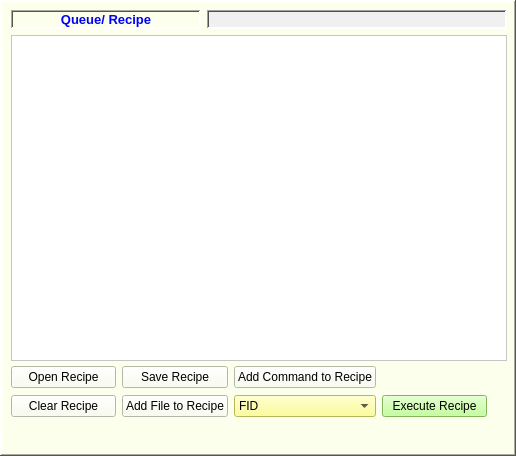
   <widget class="QFrame" name="frmQueue">
    <property name="geometry">
     <rect>
      <x>980</x>
      <y>505</y>
      <width>516</width>
      <height>456</height>
     </rect>
    </property>
    <property name="autoFillBackground">
     <bool>false</bool>
    </property>
    <property name="styleSheet">
     <string notr="true">background-color: rgb(251, 255, 235);</string>
    </property>
    <property name="frameShape">
     <enum>QFrame::WinPanel</enum>
    </property>
    <property name="frameShadow">
     <enum>QFrame::Raised</enum>
    </property>
    <widget class="QWidget" name="layoutWidget">
     <property name="geometry">
      <rect>
       <x>11</x>
       <y>365</y>
       <width>476</width>
       <height>54</height>
      </rect>
     </property>
     <layout class="QGridLayout" name="gridLayout_16">
      <item row="0" column="1">
       <widget class="QPushButton" name="pbSaveRecipe">
        <property name="toolTip">
         <string>Saves recipe file and provides a pathname to save system monitor data</string>
        </property>
        <property name="text">
         <string>Save Recipe</string>
        </property>
       </widget>
      </item>
      <item row="0" column="0">
       <widget class="QPushButton" name="pbOpenRecipe">
        <property name="text">
         <string>Open Recipe</string>
        </property>
       </widget>
      </item>
      <item row="1" column="4">
       <widget class="QPushButton" name="pbExectuteQueue">
        <property name="styleSheet">
         <string notr="true">background-color: rgb(180, 255, 130);</string>
        </property>
        <property name="text">
         <string>Execute Recipe</string>
        </property>
       </widget>
      </item>
      <item row="1" column="3">
       <widget class="QComboBox" name="cbAddRecipeCommand">
        <property name="styleSheet">
         <string notr="true">font: 75 8pt &quot;MS Shell Dlg 2&quot;;
background-color: rgb(255, 255, 127);</string>
        </property>
        <item>
         <property name="text">
          <string>FID</string>
         </property>
        </item>
        <item>
         <property name="text">
          <string>Set Temperature</string>
         </property>
        </item>
        <item>
         <property name="text">
          <string>Pause</string>
         </property>
        </item>
        <item>
         <property name="text">
          <string>Save Scope Trace</string>
         </property>
        </item>
        <item>
         <property name="text">
          <string>EndRecipe</string>
         </property>
        </item>
       </widget>
      </item>
      <item row="1" column="0">
       <widget class="QPushButton" name="pbClearRecipe">
        <property name="text">
         <string>Clear Recipe</string>
        </property>
       </widget>
      </item>
      <item row="0" column="3">
       <widget class="QPushButton" name="pbAddCommandToRecipe">
        <property name="text">
         <string>Add Command to Recipe</string>
        </property>
       </widget>
      </item>
      <item row="1" column="1">
       <widget class="QPushButton" name="pbAddFileToRecipe">
        <property name="text">
         <string>Add File to Recipe</string>
        </property>
       </widget>
      </item>
     </layout>
    </widget>
    <widget class="QWidget" name="layoutWidget">
     <property name="geometry">
      <rect>
       <x>11</x>
       <y>10</y>
       <width>496</width>
       <height>351</height>
      </rect>
     </property>
     <layout class="QVBoxLayout" name="verticalLayout_2">
      <item>
       <layout class="QHBoxLayout" name="horizontalLayout_5">
        <item>
         <widget class="QLabel" name="label_56">
          <property name="frameShape">
           <enum>QFrame::WinPanel</enum>
          </property>
          <property name="frameShadow">
           <enum>QFrame::Sunken</enum>
          </property>
          <property name="text">
           <string>&lt;html&gt;&lt;head/&gt;&lt;body&gt;&lt;p&gt;&lt;span style=&quot; font-size:10pt; font-weight:600; color:#0000ff;&quot;&gt;Queue/ Recipe&lt;/span&gt;&lt;/p&gt;&lt;/body&gt;&lt;/html&gt;</string>
          </property>
          <property name="alignment">
           <set>Qt::AlignCenter</set>
          </property>
         </widget>
        </item>
        <item>
         <widget class="QLabel" name="lblRecipeFileName">
          <property name="minimumSize">
           <size>
            <width>300</width>
            <height>0</height>
           </size>
          </property>
          <property name="toolTip">
           <string>Recipe file name, if valid will save system monitor data to this directory</string>
          </property>
          <property name="styleSheet">
           <string notr="true">background-color: rgb(240, 240, 240);</string>
          </property>
          <property name="frameShape">
           <enum>QFrame::WinPanel</enum>
          </property>
          <property name="frameShadow">
           <enum>QFrame::Sunken</enum>
          </property>
          <property name="text">
           <string/>
          </property>
         </widget>
        </item>
       </layout>
      </item>
      <item>
       <widget class="QTextEdit" name="txtRecipe">
        <property name="toolTip">
         <string>Recipe box, editable ASCII text.  Each line is treated as a Python command and is executed as typed after the bullet is replaced with a self.</string>
        </property>
        <property name="styleSheet">
         <string notr="true">background-color: rgb(255, 255, 255);</string>
        </property>
       </widget>
      </item>
     </layout>
    </widget>
   </widget>
